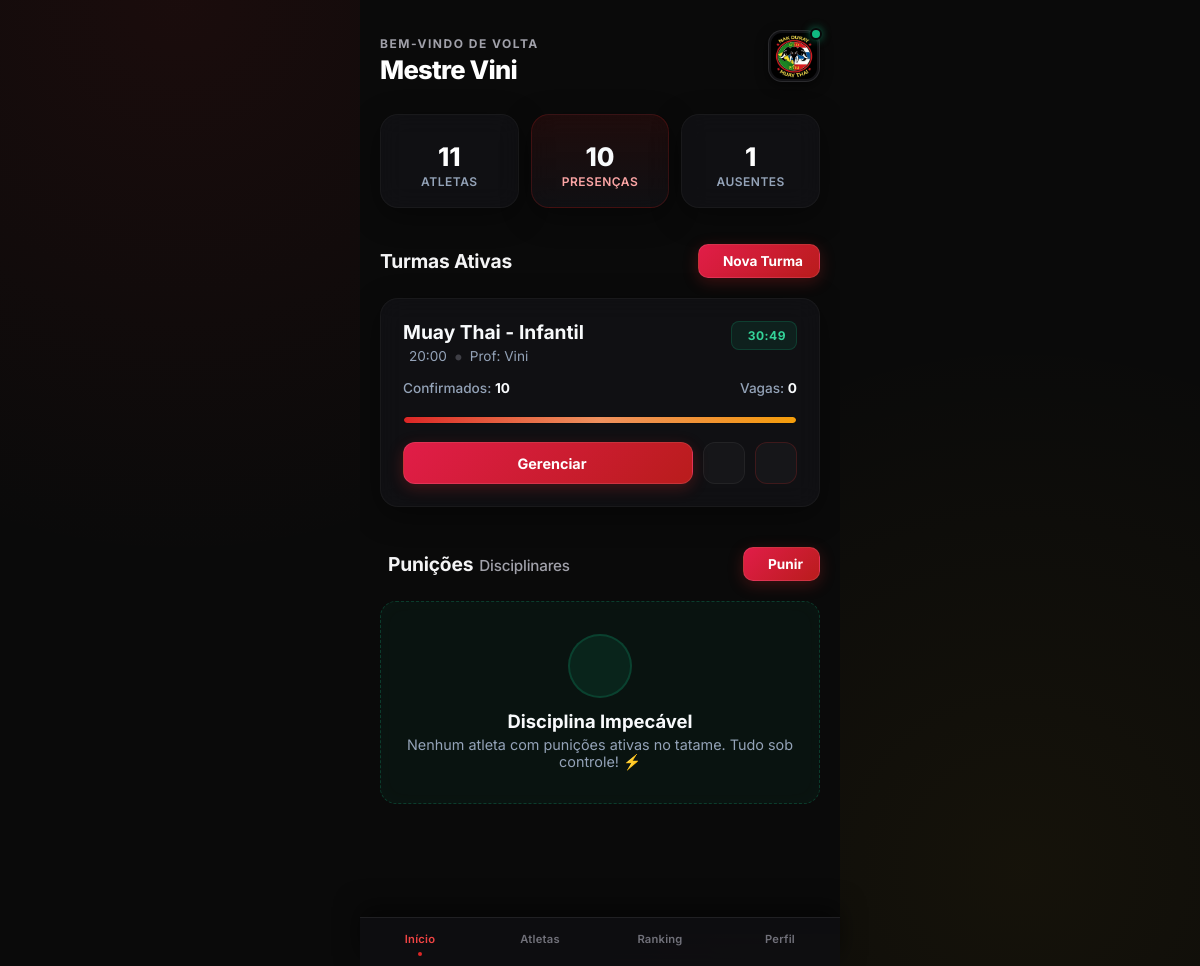
The app's page / (signed in) with its own data.
### tables this page shows
CREATE TABLE turmas (
                id INTEGER PRIMARY KEY AUTOINCREMENT, 
                nome TEXT NOT NULL, 
                horario TEXT NOT NULL, 
                professor TEXT NOT NULL, 
                vagas_totais INTEGER NOT NULL,
                treinador_id INTEGER,
                criado_em DATETIME DEFAULT CURRENT_TIMESTAMP,
                tempo_limite_minutos INTEGER DEFAULT 60,
                FOREIGN KEY (treinador_id) REFERENCES treinadores (id) ON DELETE CASCADE
            );

### app.py (the view)
@app.route('/')
def dashboard():
    if 'treinador_id' not in session:
        return redirect(url_for('login'))
    treinador_id = session['treinador_id']
    conn = get_db_connection()
    try:
        agora = datetime.now()
        turmas_todas = conn.execute('SELECT * FROM turmas WHERE treinador_id = ?', (treinador_id,)).fetchall()
        for t in turmas_todas:
            expirada_aqui = False
            if not t['criado_em']:
                expirada_aqui = True
            else:
                try:
                    d_str = str(t['criado_em']).split('.')[0].replace('T', ' ')
                    dt_criacao = datetime.strptime(d_str, '%Y-%m-%d %H:%M:%S')
                    limite_min = int(t['tempo_limite_minutos'] or 60)
                    if (agora - dt_criacao) > timedelta(minutes=limite_min):
                        expirada_aqui = True
                except Exception:
                    expirada_aqui = True
            if expirada_aqui:
                conn.execute('DELETE FROM alunos_turma WHERE turma_id = ?', (t['id'],))
                conn.execute('DELETE FROM turmas WHERE id = ?', (t['id'],))
        conn.commit()
        turmas_db = conn.execute('SELECT * FROM turmas WHERE treinador_id = ? ORDER BY id DESC', (treinador_id,)).fetchall()
        aulas_hoje = []
        total_confirmados_geral = 0
        for turma in turmas_db:
            confirmados = conn.execute('SELECT COUNT(*) FROM alunos_turma WHERE turma_id = ?', (turma['id'],)).fetchone()[0]
            total_confirmados_geral += confirmados
            vagas_restantes = max(0, turma['vagas_totais'] - confirmados)
            ocupacao_bruta = (confirmados / turma['vagas_totais']) * 100 if turma['vagas_totais'] > 0 else 0
            ocupacao_pct = min(100, int(ocupacao_bruta))
            aulas_hoje.append({
                "id": turma['id'],
                "nome_turma": turma['nome'],
                "horario": turma['horario'],
                "confirmados": confirmados,
                "vagas": vagas_restantes,
                "ocupacao_pct": ocupacao_pct,
                "professor": turma['professor'],
                "expirada": False,
                "criado_em": turma['criado_em'],
                "tempo_limite_minutos": turma['tempo_limite_minutos']
            })
        total_alunos = conn.execute('SELECT COUNT(*) FROM alunos').fetchone()[0]
        presencas_hoje = total_confirmados_geral
        if len(aulas_hoje) == 0:
            ausentes_hoje = 0
        else:
            alunos_com_presenca = conn.execute('SELECT COUNT(DISTINCT aluno_id) FROM alunos_turma').fetchone()[0]
            ausentes_hoje = max(0, total_alunos - alunos_com_presenca)
        punicoes = conn.execute('SELECT p.id, a.nome_completo, p.quantidade_flexoes, p.motivo FROM punicoes p JOIN alunos a ON p.aluno_id = a.id').fetchall()
    finally:
        conn.close()
    return render_template(
        'index.html',
        nome_mestre=session.get('treinador_nome'),
        total_alunos=total_alunos,
        presencas_hoje=presencas_hoje,
        ausentes_hoje=ausentes_hoje,
        aulas=aulas_hoje,
        punicoes=punicoes
    )

### app.py (called while the page is built)
def get_db_connection():
    conn = sqlite3.connect(DB_PATH)
    conn.row_factory = sqlite3.Row
    conn.execute('PRAGMA foreign_keys = ON')
    return conn

### templates/index.html (shortened to what this page needs)
{% extends "base.html" %}
{% block conteudo %}
    <header class="header" style="margin-bottom: 28px; display: flex; justify-content: space-between; align-items: center; padding-top: 10px;">
        <div class="user-info">
            <span class="greeting">Bem-vindo de volta</span>
            <h1 class="user-name">Mestre {{ nome_mestre }}</h1>
        </div>
        <div style="display: flex; align-items: center; gap: 12px;">
            <div class="avatar-container" style="position: relative;">
                <img src="{{ url_for('static', filename='img/logo.png') }}" alt="Logo" class="avatar" style="width: 52px; height: 52px; border-radius: 14px; object-fit: cover; border: 1px solid rgba(255,255,255,0.1); box-shadow: 0 4px 12px rgba(0,0,0,0.5); background: #121215; padding: 2px;">
                <div class="notification-dot" style="background: #10b981; width: 12px; height: 12px; border-radius: 50%; border: 2px solid #08080a; position: absolute; top: -2px; right: -2px; box-shadow: 0 0 8px rgba(16, 185, 129, 0.6);"></div>
            </div>
        </div>
    </header>
    <section class="stats-grid" style="margin-bottom: 36px; display: grid; grid-template-columns: repeat(3, 1fr); gap: 12px;">
        <div class="stat-card">
            <h2>{{ total_alunos }}</h2>
            <p>Atletas</p>
        </div>
        <div class="stat-card highlight">
            <h2 style="color: #f8fafc;">{{ presencas_hoje }}</h2>
            <p style="color: #fca5a5;">Presenças</p>
        </div>
        <div class="stat-card">
            <h2>{{ ausentes_hoje }}</h2>
            <p>Ausentes</p>
        </div>
    </section>
    <div style="display: flex; justify-content: space-between; align-items: center; margin-bottom: 20px;">
        <h2 class="section-title">Turmas Ativas</h2>
        {% if aulas %}
            <a href="{{ url_for('criar_aula') }}" class="btn-solid" style="padding: 8px 16px; font-size: 0.85rem; border-radius: 10px; flex-shrink: 0; white-space: nowrap;">
                 Nova Turma
            </a>
        {% endif %}
    </div>
    {% if aulas %}
        {% for aula in aulas %}
        <div class="class-card">
            <div style="display: flex; justify-content: space-between; align-items: flex-start; margin-bottom: 16px;">
                <div style="display: flex; flex-direction: column; align-items: flex-start;">
                    <h3 class="class-title" style="margin: 0 0 4px 0;">{{ aula.nome_turma }}</h3>
                    <div style="display: flex; flex-direction: row; align-items: center; gap: 6px; color: #94a3b8; font-size: 0.85rem;">
                        <span style="white-space: nowrap;">{{ aula.horario }}</span>
                        <span style="color:#3f3f46; font-size: 1.2rem; line-height: 0;">•</span>
                        <span style="white-space: nowrap;">Prof: {{ aula.professor }}</span>
                    </div>
                </div>
                {% if aula.expirada %}
                    <span style="background: rgba(220, 38, 38, 0.1); color: #fca5a5; border: 1px solid rgba(220,38,38,0.2); font-size: 0.7rem; font-weight: 700; padding: 6px 10px; border-radius: 8px; letter-spacing: 0.5px;">EXPIRADA</span>
                {% else %}
                    <span id="badge-{{ aula.id }}" class="timer-active" style="background: rgba(16, 185, 129, 0.1); color: #34d399; border: 1px solid rgba(16,185,129,0.2); font-size: 0.75rem; font-weight: 700; padding: 6px 10px; border-radius: 8px; display: inline-flex; align-items: center; gap: 6px; letter-spacing: 0.5px;">
                        <span class="timer-display" data-criado="{{ aula.criado_em }}" data-limite="{{ aula.tempo_limite_minutos|default(60) }}">Calculando...</span>
                    </span>
                {% endif %}
            </div>
            <div style="display: flex; justify-content: space-between; font-size: 0.85rem; color: #94a3b8; font-weight: 500;">
                <span>Confirmados: <strong style="color: #f8fafc;">{{ aula.confirmados }}</strong></span>
                <span>Vagas: <strong style="color: #f8fafc;">{{ aula.vagas }}</strong></span>
            </div>
            <div class="progress-bar">
                <div class="progress-fill" style="width: {{ aula.ocupacao_pct }}%;"></div>
            </div>
            <div style="display: flex; gap: 10px;">
                <a href="{{ url_for('gerenciar', id=aula.id) }}" class="btn-solid" style="flex: 1;">
                     Gerenciar
                </a>
                <a href="{{ url_for('aluno_turma', id=aula.id) }}" class="btn-icon" target="_blank" title="Link do Aluno">
                </a>
                <a href="{{ url_for('excluir_aula', id=aula.id) }}" class="btn-icon" onclick="return confirm('Deseja realmente excluir esta turma?');" style="border-color: rgba(220,38,38,0.2); color: #fca5a5;" title="Excluir Turma">
                </a>
            </div>
        </div>
        {% endfor %}
    {% endif %}
    <div style="display: flex; justify-content: space-between; align-items: center; margin: 40px 0 20px 0; gap: 12px;">
        <div style="display: flex; align-items: center; gap: 8px;">
            <h2 class="section-title" style="font-size: 1.2rem; margin: 0; display: flex; align-items: baseline; gap: 6px;">
                Punições <span style="font-size: 0.95rem; color: #a1a1aa; font-weight: 500;">Disciplinares</span>
            </h2>
        </div>
        <a href="{{ url_for('registrar_punicao') }}" class="btn-solid" style="padding: 8px 16px; font-size: 0.85rem; border-radius: 10px; flex-shrink: 0; white-space: nowrap;">
             Punir
        </a>
    </div>
    {% if punicoes %}
        <div style="display: flex; flex-direction: column; gap: 12px; margin-bottom: 40px;">
            {% for p in punicoes %}
            <div class="punicao-card class-card" style="padding: 16px; margin-bottom: 0; display: flex; justify-content: space-between; align-items: center; background: linear-gradient(90deg, rgba(220, 38, 38, 0.05) 0%, rgba(20, 20, 25, 0.6) 60%); border-left: 4px solid #ef4444;">
                <div style="display: flex; align-items: center; gap: 14px;">
                    <div style="background: rgba(220, 38, 38, 0.1); width: 40px; height: 40px; border-radius: 10px; display: flex; align-items: center; justify-content: center; border: 1px solid rgba(220, 38, 38, 0.2); flex-shrink: 0;">
                        <i class="ph ph-warning" style="color: #ef4444; font-size: 1.4rem;"></i>
                    </div>
                    <div style="display: flex; flex-direction: column; gap: 6px;">
                        <h4 style="color: #f8fafc; font-size: 1.05rem; font-weight: 700; margin: 0; line-height: 1;">{{ p.nome_completo }}</h4>
                        <div style="display: flex; align-items: center; gap: 8px; flex-wrap: wrap;">
                            <span style="background: rgba(220, 38, 38, 0.15); color: #fca5a5; border: 1px solid rgba(220, 38, 38, 0.2); font-size: 0.7rem; font-weight: 700; padding: 3px 8px; border-radius: 6px; letter-spacing: 0.5px; display: flex; align-items: center; gap: 4px;">
                                {{ p.quantidade_flexoes }} FLEXÕES
                            </span>
                            <span style="color: #a1a1aa; font-size: 0.85rem; font-style: italic;">
                                "{{ p.motivo }}"
                            </span>
                        </div>
                    </div>
                </div>
<a href="{{ url_for('remover_punicao', id=p.id) }}" class="btn-icon" style="background: rgba(16, 185, 129, 0.1); border-color: rgba(16, 185, 129, 0.25); color: #34d399; flex-shrink: 0; width: 46px; height: 46px; border-radius: 12px; display: inline-flex; align-items: center; justify-content: center; text-decoration: none;" title="Marcar como pago" onmouseover="this.style.background='rgba(16, 185, 129, 0.2)'; this.style.color='#fff';" onmouseout="this.style.background='rgba(16, 185, 129, 0.1)'; this.style.color='#34d399';">
    <i class="ph ph-check-fat" style="font-size: 1.3rem;"></i>
</a>
            </div>
            {% endfor %}
        </div>
    {% else %}
        <div style="background: rgba(16, 185, 129, 0.05); border: 1px dashed rgba(16, 185, 129, 0.25); border-radius: 16px; padding: 32px 24px; text-align: center; margin-bottom: 40px; display: flex; flex-direction: column; align-items: center; justify-content: center; gap: 12px; box-shadow: inset 0 0 20px rgba(16, 185, 129, 0.02);">
            <div style="background: rgba(16, 185, 129, 0.1); width: 64px; height: 64px; border-radius: 50%; display: flex; align-items: center; justify-content: center; border: 2px solid rgba(16, 185, 129, 0.2);">
            </div>
            <div>
                <h3 style="color: #f8fafc; font-size: 1.15rem; margin: 0 0 4px 0; font-weight: 700;">Disciplina Impecável</h3>
                <p style="color: #94a3b8; font-size: 0.9rem; margin: 0;">Nenhum atleta com punições ativas no tatame. Tudo sob controle! ⚡</p>
            </div>
        </div>
    {% endif %}
{% endblock %}

### static/css/style.css (style rules this page uses)
:root { --bg-dark: #0a0a0a; --card-bg: rgba(18, 18, 21, 0.95); --card-bg-light: #25262c; --input-bg: #121215; --border-color: rgba(255, 255, 255, 0.08); --text-main: #ffffff; --text-muted: #a1a1aa; --primary-red: #dc2626; --primary-hover: #ef4444; --red-dark: #3a151b; --accent-gold: #eab308; --accent-gold-light: #ffd7a0; --success: #10b981; --green-bar: #4cd964; --font-sans: 'Inter', sans-serif; --font-serif: 'Merriweather', serif; }
* { margin: 0; padding: 0; box-sizing: border-box; -webkit-tap-highlight-color: transparent; -webkit-touch-callout: none; font-family: var(--font-sans); }
h1, h2, h3, h4, h5, span, p, strong, a, div, label, button, select { font-family: var(--font-sans); }
html, body { scrollbar-width: none; -ms-overflow-style: none; }
body { background-color: #0a0a0a !important; color: var(--text-main); margin: 0; display: flex; justify-content: center; min-height: 100vh; }
.header { display: flex; justify-content: space-between; align-items: center; margin-bottom: 24px; }
.greeting { font-size: 0.75rem; color: var(--text-muted); letter-spacing: 1px; text-transform: uppercase; font-weight: 600; }
.user-name { font-family: var(--font-serif); font-size: 1.5rem; margin-top: 4px; }
.avatar-container { position: relative; }
.avatar { width: 48px; height: 48px; border-radius: 50%; border: 2px solid var(--card-bg-light); }
.notification-dot { position: absolute; top: 0; right: 0; width: 12px; height: 12px; background-color: var(--primary-red); border-radius: 50%; border: 2px solid var(--bg-dark); }
.stats-grid { display: flex; gap: 12px; margin-bottom: 32px; }
.stat-card { flex: 1; background-color: var(--card-bg); border-radius: 16px; padding: 16px 8px; text-align: center; border: 1px solid var(--border-color); }
.stat-card h2 { font-size: 1.25rem; margin-bottom: 4px; }
.stat-card p { font-size: 0.7rem; color: var(--text-muted); }
.section-title { font-size: 1.1rem; font-weight: 800; color: var(--text-main); margin-bottom: 12px; display: flex; align-items: center; justify-content: space-between; letter-spacing: -0.01em; }
.turma-card, .class-card { background: var(--card-bg); padding: 24px; border-radius: 20px; border: 1px solid var(--border-color); margin-bottom: 24px; box-shadow: 0 15px 35px rgba(0,0,0,0.6); }
.progress-bar { width: 100%; height: 6px; background-color: var(--card-bg-light); border-radius: 3px; margin-bottom: 16px; overflow: hidden; }
.progress-fill { width: 0%; height: 100%; border-radius: 3px; }

### templates/base.html (style rules this page uses)
* { box-sizing: border-box; margin: 0; padding: 0; -webkit-tap-highlight-color: transparent; }
body { background-color: #08080a; background-image: radial-gradient(at 50% 15%, rgba(220, 38, 38, 0.15) 0px, transparent 50%), radial-gradient(at 80% 85%, rgba(234, 179, 8, 0.08) 0px, transparent 40%); color: #f4f4f5; font-family: 'Inter', sans-serif; min-height: 100vh; display: flex; justify-content: center; -webkit-tap-highlight-color: transparent; }

### records on screen
turmas: professor "Vini", nome_turma "Muay Thai - Infantil", horario "20:00", confirmados "10", vagas "0", {{ aula.ocupacao_pct }} 100 (drawn)

### other values on screen
{{ total_alunos }} "11"
{{ presencas_hoje }} "10"
{{ ausentes_hoje }} "1"
